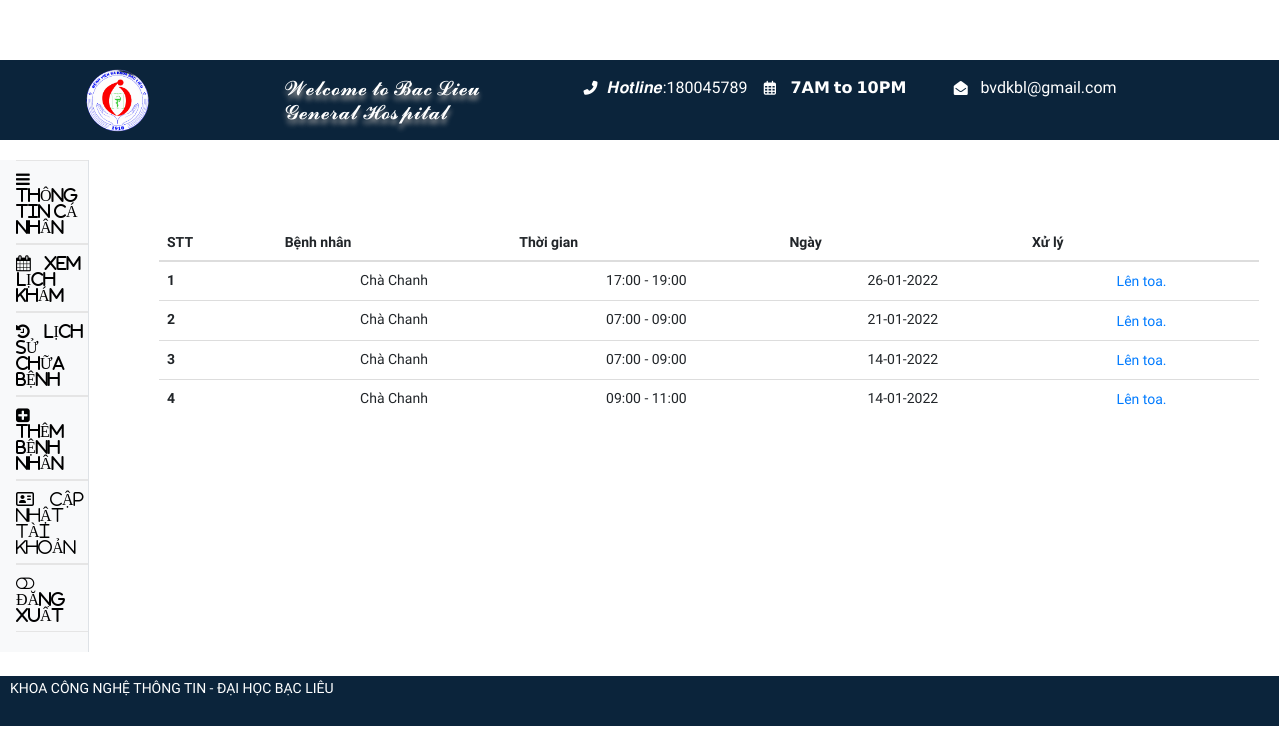
The page /bacsi/processappointment.php (signed in) on the database its author committed.
### tables this page shows
CREATE TABLE `phieukham` (
  `id_phieukham` int(11) NOT NULL,
  `created_at` datetime NOT NULL DEFAULT current_timestamp(),
  `ngayhen` varchar(255) NOT NULL,
  `id_user` int(11) NOT NULL,
  `id_doctor` int(11) NOT NULL,
  `trieuchung` varchar(255) NOT NULL,
  `chidan` varchar(255) DEFAULT NULL,
  `phikham` int(11) NOT NULL
);

CREATE TABLE `user` (
  `id_user` int(11) NOT NULL,
  `username` varchar(255) NOT NULL,
  `password` varchar(255) NOT NULL,
  `fullname` varchar(255) NOT NULL,
  `age` int(11) DEFAULT NULL,
  `gioitinh` varchar(255) NOT NULL,
  `address` varchar(255) NOT NULL,
  `sdt` varchar(255) NOT NULL,
  `email` varchar(255) NOT NULL,
  `image` varchar(255) NOT NULL,
  `created_at` datetime NOT NULL DEFAULT current_timestamp()
);

### bacsi/controller-mb/source-mb.php (called while the page is built, shortened)
<?php
	class Mclass_mb{
		function connDB(){
			$conn = mysqli_connect("localhost", "root", '', "tmdt");
			$conn -> set_charset("utf8");
			if(!$conn):
				echo 'lỗi không kết nối'.mysqli_error();
			else:
				return $conn;
			endif;
		}
		function show_info_byid($id_user){
			$conn = $this->connDB();
			$sql = "select * from user where id_user = '$id_user'";
			$result = mysqli_query($conn ,$sql);
			$user = mysqli_fetch_assoc($result);
			return $user;
		}
		function show_lich_hen($id_doctor){
			$conn = $this->connDB();
			$sql = "select * from phieukham where id_doctor = '$id_doctor' and chidan is NULL";
			$result = mysqli_query($conn ,$sql);
			$lichhen = mysqli_fetch_all($result, MYSQLI_ASSOC);
			return $lichhen;
		}
	}
?>

### bacsi/processappointment.php (the view, shortened to what this page needs)
<?php
 include './controller-mb/source-mb.php';
 $p = new Mclass_mb;
 $id_doctor = $_COOKIE['id_doctor'];
 $lichhen = $p->show_lich_hen($id_doctor);
 ?>
<?php
include './view-mb/header.php';
include './view-mb/sidebar_start.php';
?>
<br>
<br>
<div class="container" style="margin-left:50px;">
	<table class="table table-hover text-center">
  <thead>
    <tr>
      <th scope="col">STT</th>
      <th scope="col">Bệnh nhân</th>
      <th scope="col">Thời gian</th>
      <th scope="col">Ngày</th>
   <th scope="col">Xử lý</th>
    </tr>
  </thead>
  <tbody>
  	<?php
	if(!empty($lichhen)):
		foreach ($lichhen as $key => $val) {
			$key++;
			$user = $p->show_info_byid($val['id_user']);
			$array_ngayhen = explode('_',$val['ngayhen']);
	?>
    <tr>
      <th scope="row"><?php echo $key ;?></th>
      <td><?php echo $user['fullname'] ;?></td>
      <td>
      	<?php
      		if($array_ngayhen[0] == 1):
					echo "07:00 - 09:00 " ;
				elseif($array_ngayhen[0] == 2):
					echo "09:00 - 11:00 " ;
				elseif($array_ngayhen[0] == 3):
					echo "15:00 - 17:00 " ;
				else:
					echo "17:00 - 19:00 ";
				endif;
      	?>
      </td>
      <td><?php echo date('j-m-Y', strtotime($array_ngayhen[1])) ;?></td>
      <td><button class="btn btn-outline-primary py-0 px-2" data-toggle="modal" data-target="#xuly<?php echo $key;?>">Lên toa.</button></td>
    </tr>
    <?php
			}
		else:
			echo 'Không có lịch hẹn nào.';
		endif;
	?>
  </tbody>
</table>
</div>
	</div>
<?php
include './view-mb/sidebar_end.php';
?>
<br>
<?php
include './view-mb/footer.php';
?>

### css/shortcode/default.css (style rules this page uses)
*, h1, h2, h3, h4, h5, h6, p, ul, a { margin: 0; padding: 0; }
html { font-size: 100%; }
body { font-family: 'Old Standard TT', serif; color: #666666; font-weight: 400; font-size: 14px; line-height: 24px; -webkit-font-smoothing: antialiased; -moz-osx-font-smoothing: grayscale; }
body { overflow-x: hidden; }
a, .btn { transition: all 0.3s ease-out 0s; }
body { background: #fff; }

### bacsi/processappointment.php (style rules this page uses)
body { font-family:times; }

### rows shown on the page
phieukham: id_user.fullname "Chà Chanh", shows "17:00 - 19:00", ngayhen "26-01-2022"
phieukham: id_user.fullname "Chà Chanh", shows "07:00 - 09:00", ngayhen "21-01-2022"
phieukham: id_user.fullname "Chà Chanh", shows "07:00 - 09:00", ngayhen "14-01-2022"
phieukham: id_user.fullname "Chà Chanh", shows "09:00 - 11:00", ngayhen "14-01-2022"
